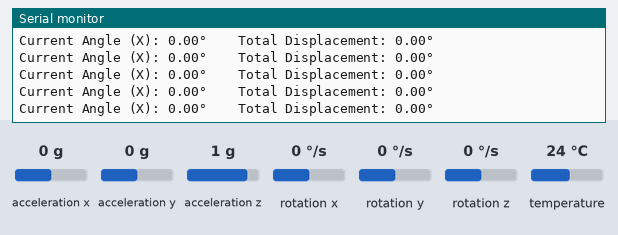
Bench run of a sketch on a simulated ESP32. Parts: the last lines printed to the serial monitor. Inputs (shaded band) come from the test bench; at power-on: acceleration y 0 g, acceleration z 1 g, rotation x 0 °/s, acceleration x 0 g, rotation y 0 °/s, rotation z 0 °/s, temperature 24 °C.

Above: at 1.2 s.
1.3 s: acceleration y set to -1.4 g
At 1.9 s:
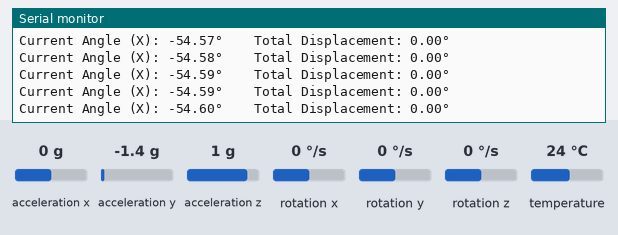
2.8 s: acceleration z set to -1.4 g
At 3.4 s:
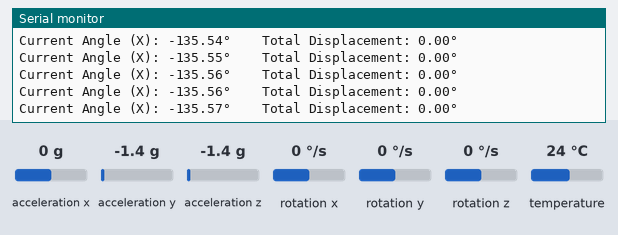
4.3 s: rotation x set to -192 °/s
At 5.3 s:
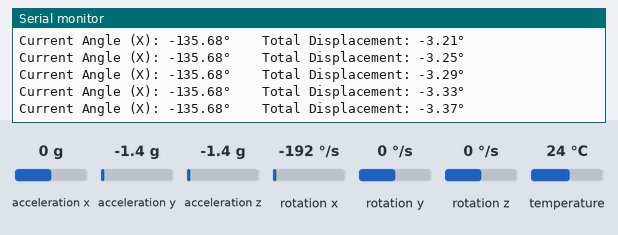
Timing chart, 0 to 7.3 s (numbered marks = the images above; inputs shaded):
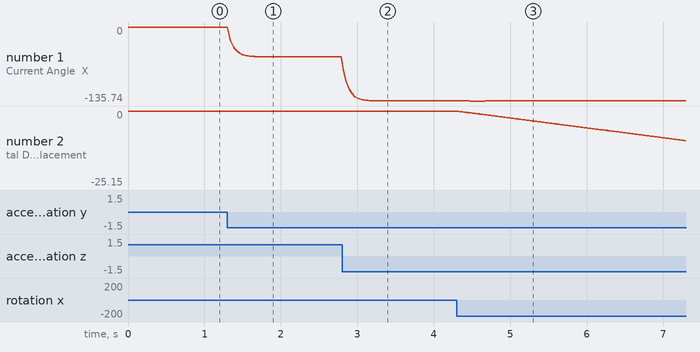

Measured:
- after the input at 1.3 s, the serial monitor: prints a new line at once (image 1)
- after the input at 2.8 s, the serial monitor: prints a new line at once (image 2)
- plotted number 1: 0 → -54.61 after the input at 1.3 s, -54.61 → -135.54 after the input at 2.8 s

The sketch:

MPU6050_angular_displacement_calculation_along_X_axis.ino
```cpp
#include <Wire.h>
#include <Adafruit_MPU6050.h>
#include <Adafruit_Sensor.h>

Adafruit_MPU6050 mpu;

// Kalman Filter Variables for X-axis
float angleX = 0;          // Estimated angle (X-axis)
float biasX = 0;           // Gyro bias (X-axis)
float P_00 = 0, P_01 = 0, P_10 = 0, P_11 = 0;  // Covariance matrix

// Gyro Integration Variables
float totalDisplacementX = 0;  // Cumulative angle (degrees)
unsigned long lastTime = 0;
float dt;                      // Time step (seconds)

void setup() {
  Serial.begin(115200);
  Wire.begin();

  if (!mpu.begin()) {
    Serial.println("MPU6050 not found!");
    while (1);
  }
  Serial.println("MPU6050 initialized!");

  mpu.setAccelerometerRange(MPU6050_RANGE_2_G);
  mpu.setGyroRange(MPU6050_RANGE_250_DEG);
  mpu.setFilterBandwidth(MPU6050_BAND_21_HZ);

  lastTime = micros();
}

void kalmanUpdateX(float accAngleX, float gyroRateX, float dt) {
    // Prediction (Gyro-based)
    angleX += (gyroRateX - biasX) * dt;
    P_00 += dt * (P_11 - P_01 - P_10 + 0.1);  // Process noise
    P_01 -= dt * P_11;
    P_10 -= dt * P_11;
    P_11 += 0.003 * dt;  // Gyro noise

    // Update (Accelerometer-based)
    float y = accAngleX - angleX;
    float S = P_00 + 0.05;  // Measurement noise
    float K_0 = P_00 / S;
    float K_1 = P_10 / S;

    angleX += K_0 * y;
    biasX += K_1 * y;
    P_00 -= K_0 * P_00;
    P_01 -= K_0 * P_01;
    P_10 -= K_1 * P_00;
    P_11 -= K_1 * P_01;
}

void loop() {
  sensors_event_t a, g, temp;
  mpu.getEvent(&a, &g, &temp);

  // Calculate dt (time since last reading)
  unsigned long now = micros();
  dt = (now - lastTime) / 1000000.0;  // Convert to seconds
  lastTime = now;

  // Accelerometer angle (X-axis)
  float accAngleX = atan2(a.acceleration.y, a.acceleration.z) * 180 / PI;

  // Kalman Filter Update
  kalmanUpdateX(accAngleX, g.gyro.x, dt);

  // Integrate gyro rate to get displacement
  totalDisplacementX += g.gyro.x * dt;

  // Print results
  Serial.print("Current Angle (X): ");
  Serial.print(angleX);
  Serial.print("° \t Total Displacement: ");
  Serial.print(totalDisplacementX);
  Serial.println("°");

  delay(10);  // Small delay for stability
}
```
